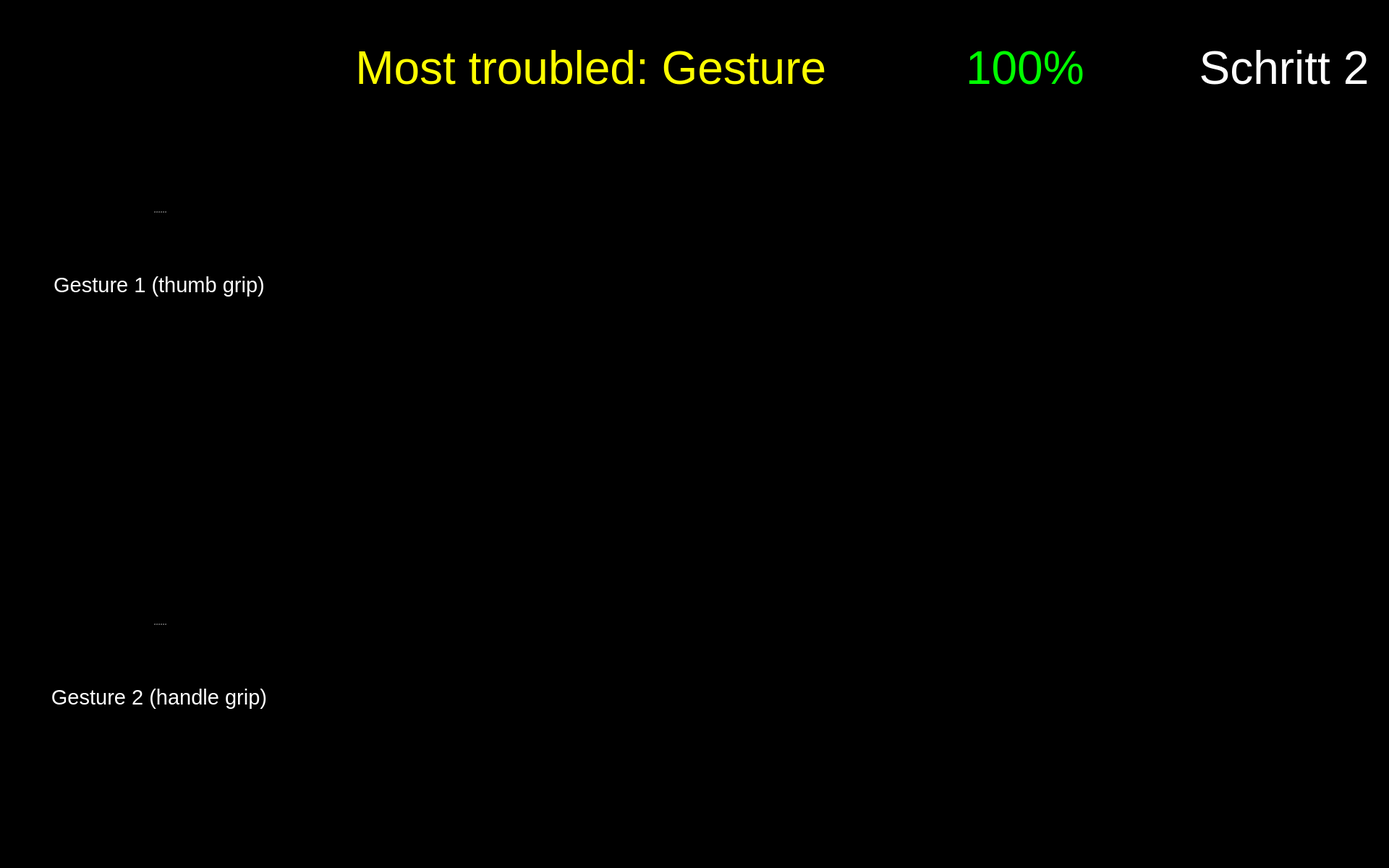
<?xml version="1.0" encoding="UTF-8"?>
<ui version="4.0">
 <class>Form</class>
 <widget class="QWidget" name="Form">
  <property name="geometry">
   <rect>
    <x>0</x>
    <y>0</y>
    <width>1920</width>
    <height>1200</height>
   </rect>
  </property>
  <property name="maximumSize">
   <size>
    <width>1920</width>
    <height>1200</height>
   </size>
  </property>
  <property name="windowTitle">
   <string>Form</string>
  </property>
  <property name="styleSheet">
   <string notr="true">background-color: rgb(0, 0, 0);</string>
  </property>
  <widget class="QPushButton" name="button_nav_left">
   <property name="enabled">
    <bool>true</bool>
   </property>
   <property name="geometry">
    <rect>
     <x>800</x>
     <y>560</y>
     <width>150</width>
     <height>150</height>
    </rect>
   </property>
   <property name="minimumSize">
    <size>
     <width>81</width>
     <height>81</height>
    </size>
   </property>
   <property name="maximumSize">
    <size>
     <width>150</width>
     <height>150</height>
    </size>
   </property>
   <property name="cursor">
    <cursorShape>OpenHandCursor</cursorShape>
   </property>
   <property name="focusPolicy">
    <enum>Qt::WheelFocus</enum>
   </property>
   <property name="contextMenuPolicy">
    <enum>Qt::DefaultContextMenu</enum>
   </property>
   <property name="layoutDirection">
    <enum>Qt::LeftToRight</enum>
   </property>
   <property name="autoFillBackground">
    <bool>false</bool>
   </property>
   <property name="styleSheet">
    <string notr="true"/>
   </property>
   <property name="icon">
    <iconset resource="resources/res.qrc">
     <normaloff>:/buttons/Button Left.svg</normaloff>:/buttons/Button Left.svg</iconset>
   </property>
   <property name="iconSize">
    <size>
     <width>144</width>
     <height>144</height>
    </size>
   </property>
   <property name="autoDefault">
    <bool>false</bool>
   </property>
   <property name="default">
    <bool>false</bool>
   </property>
   <property name="flat">
    <bool>true</bool>
   </property>
  </widget>
  <widget class="QPushButton" name="button_nav_right">
   <property name="enabled">
    <bool>true</bool>
   </property>
   <property name="geometry">
    <rect>
     <x>960</x>
     <y>560</y>
     <width>150</width>
     <height>150</height>
    </rect>
   </property>
   <property name="minimumSize">
    <size>
     <width>81</width>
     <height>81</height>
    </size>
   </property>
   <property name="maximumSize">
    <size>
     <width>150</width>
     <height>150</height>
    </size>
   </property>
   <property name="cursor">
    <cursorShape>OpenHandCursor</cursorShape>
   </property>
   <property name="focusPolicy">
    <enum>Qt::WheelFocus</enum>
   </property>
   <property name="contextMenuPolicy">
    <enum>Qt::DefaultContextMenu</enum>
   </property>
   <property name="layoutDirection">
    <enum>Qt::LeftToRight</enum>
   </property>
   <property name="autoFillBackground">
    <bool>false</bool>
   </property>
   <property name="styleSheet">
    <string notr="true"/>
   </property>
   <property name="icon">
    <iconset resource="resources/res.qrc">
     <normaloff>:/buttons/Button Right.svg</normaloff>:/buttons/Button Right.svg</iconset>
   </property>
   <property name="iconSize">
    <size>
     <width>144</width>
     <height>144</height>
    </size>
   </property>
   <property name="autoDefault">
    <bool>false</bool>
   </property>
   <property name="default">
    <bool>false</bool>
   </property>
   <property name="flat">
    <bool>true</bool>
   </property>
  </widget>
  <widget class="QWidget" name="widget_score" native="true">
   <property name="geometry">
    <rect>
     <x>1180</x>
     <y>20</y>
     <width>450</width>
     <height>150</height>
    </rect>
   </property>
   <widget class="QWidget" name="horizontalLayoutWidget_2">
    <property name="geometry">
     <rect>
      <x>-1</x>
      <y>-1</y>
      <width>451</width>
      <height>152</height>
     </rect>
    </property>
    <layout class="QHBoxLayout" name="horizontalLayout_2">
     <item>
      <widget class="QLabel" name="score_flag">
       <property name="enabled">
        <bool>true</bool>
       </property>
       <property name="sizePolicy">
        <sizepolicy hsizetype="Preferred" vsizetype="Preferred">
         <horstretch>0</horstretch>
         <verstretch>0</verstretch>
        </sizepolicy>
       </property>
       <property name="maximumSize">
        <size>
         <width>150</width>
         <height>150</height>
        </size>
       </property>
       <property name="text">
        <string/>
       </property>
       <property name="pixmap">
        <pixmap resource="resources/res.qrc">:/img/Score Flag.svg</pixmap>
       </property>
      </widget>
     </item>
     <item>
      <widget class="QLabel" name="label_text_score">
       <property name="font">
        <font>
         <pointsize>48</pointsize>
        </font>
       </property>
       <property name="styleSheet">
        <string notr="true">color: rgb(0, 255, 0);</string>
       </property>
       <property name="text">
        <string>&lt;html&gt;&lt;head/&gt;&lt;body&gt;&lt;p&gt;&lt;span style=&quot; color:#00ff00;&quot;&gt;100%&lt;/span&gt;&lt;/p&gt;&lt;/body&gt;&lt;/html&gt;</string>
       </property>
       <property name="alignment">
        <set>Qt::AlignLeading|Qt::AlignLeft|Qt::AlignVCenter</set>
       </property>
       <property name="wordWrap">
        <bool>true</bool>
       </property>
      </widget>
     </item>
    </layout>
   </widget>
  </widget>
  <widget class="QPushButton" name="button_exit">
   <property name="enabled">
    <bool>true</bool>
   </property>
   <property name="geometry">
    <rect>
     <x>1760</x>
     <y>1040</y>
     <width>150</width>
     <height>150</height>
    </rect>
   </property>
   <property name="minimumSize">
    <size>
     <width>81</width>
     <height>81</height>
    </size>
   </property>
   <property name="maximumSize">
    <size>
     <width>150</width>
     <height>150</height>
    </size>
   </property>
   <property name="cursor">
    <cursorShape>OpenHandCursor</cursorShape>
   </property>
   <property name="focusPolicy">
    <enum>Qt::WheelFocus</enum>
   </property>
   <property name="contextMenuPolicy">
    <enum>Qt::DefaultContextMenu</enum>
   </property>
   <property name="icon">
    <iconset resource="resources/res.qrc">
     <normaloff>:/buttons/Button Exit.svg</normaloff>:/buttons/Button Exit.svg</iconset>
   </property>
   <property name="iconSize">
    <size>
     <width>144</width>
     <height>144</height>
    </size>
   </property>
   <property name="autoDefault">
    <bool>false</bool>
   </property>
   <property name="default">
    <bool>false</bool>
   </property>
   <property name="flat">
    <bool>true</bool>
   </property>
  </widget>
  <widget class="QLabel" name="label_plot_2">
   <property name="geometry">
    <rect>
     <x>490</x>
     <y>760</y>
     <width>850</width>
     <height>340</height>
    </rect>
   </property>
   <property name="maximumSize">
    <size>
     <width>1200</width>
     <height>480</height>
    </size>
   </property>
   <property name="font">
    <font>
     <pointsize>48</pointsize>
    </font>
   </property>
   <property name="styleSheet">
    <string notr="true">color: rgb(255, 255, 255);</string>
   </property>
   <property name="text">
    <string/>
   </property>
   <property name="scaledContents">
    <bool>true</bool>
   </property>
  </widget>
  <widget class="QLabel" name="icon_expert_2">
   <property name="enabled">
    <bool>true</bool>
   </property>
   <property name="geometry">
    <rect>
     <x>490</x>
     <y>810</y>
     <width>100</width>
     <height>100</height>
    </rect>
   </property>
   <property name="sizePolicy">
    <sizepolicy hsizetype="Preferred" vsizetype="Preferred">
     <horstretch>0</horstretch>
     <verstretch>0</verstretch>
    </sizepolicy>
   </property>
   <property name="maximumSize">
    <size>
     <width>100</width>
     <height>100</height>
    </size>
   </property>
   <property name="text">
    <string/>
   </property>
   <property name="pixmap">
    <pixmap resource="resources/res.qrc">:/img/Icon Expert.png</pixmap>
   </property>
   <property name="scaledContents">
    <bool>true</bool>
   </property>
  </widget>
  <widget class="QLabel" name="icon_reaction_2">
   <property name="enabled">
    <bool>true</bool>
   </property>
   <property name="geometry">
    <rect>
     <x>1400</x>
     <y>820</y>
     <width>200</width>
     <height>200</height>
    </rect>
   </property>
   <property name="sizePolicy">
    <sizepolicy hsizetype="Preferred" vsizetype="Preferred">
     <horstretch>0</horstretch>
     <verstretch>0</verstretch>
    </sizepolicy>
   </property>
   <property name="maximumSize">
    <size>
     <width>200</width>
     <height>200</height>
    </size>
   </property>
   <property name="text">
    <string/>
   </property>
   <property name="scaledContents">
    <bool>true</bool>
   </property>
  </widget>
  <widget class="QLabel" name="label_plot_1">
   <property name="geometry">
    <rect>
     <x>490</x>
     <y>180</y>
     <width>850</width>
     <height>340</height>
    </rect>
   </property>
   <property name="maximumSize">
    <size>
     <width>1200</width>
     <height>480</height>
    </size>
   </property>
   <property name="font">
    <font>
     <pointsize>48</pointsize>
    </font>
   </property>
   <property name="styleSheet">
    <string notr="true">color: rgb(255, 255, 255);</string>
   </property>
   <property name="text">
    <string/>
   </property>
   <property name="scaledContents">
    <bool>true</bool>
   </property>
  </widget>
  <widget class="QLabel" name="icon_newbie_1">
   <property name="enabled">
    <bool>true</bool>
   </property>
   <property name="geometry">
    <rect>
     <x>490</x>
     <y>380</y>
     <width>100</width>
     <height>100</height>
    </rect>
   </property>
   <property name="sizePolicy">
    <sizepolicy hsizetype="Preferred" vsizetype="Preferred">
     <horstretch>0</horstretch>
     <verstretch>0</verstretch>
    </sizepolicy>
   </property>
   <property name="maximumSize">
    <size>
     <width>100</width>
     <height>100</height>
    </size>
   </property>
   <property name="text">
    <string/>
   </property>
   <property name="pixmap">
    <pixmap resource="resources/res.qrc">:/img/Icon User.png</pixmap>
   </property>
   <property name="scaledContents">
    <bool>true</bool>
   </property>
  </widget>
  <widget class="QLabel" name="image_step">
   <property name="geometry">
    <rect>
     <x>1650</x>
     <y>170</y>
     <width>250</width>
     <height>250</height>
    </rect>
   </property>
   <property name="font">
    <font>
     <pointsize>48</pointsize>
    </font>
   </property>
   <property name="styleSheet">
    <string notr="true">color: rgb(255, 255, 255);</string>
   </property>
   <property name="text">
    <string/>
   </property>
   <property name="pixmap">
    <pixmap resource="resources/res.qrc">:/detected steps/Detected Step2 Button.png</pixmap>
   </property>
   <property name="alignment">
    <set>Qt::AlignCenter</set>
   </property>
   <property name="wordWrap">
    <bool>true</bool>
   </property>
  </widget>
  <widget class="QLabel" name="icon_expert_1">
   <property name="enabled">
    <bool>true</bool>
   </property>
   <property name="geometry">
    <rect>
     <x>490</x>
     <y>220</y>
     <width>100</width>
     <height>100</height>
    </rect>
   </property>
   <property name="sizePolicy">
    <sizepolicy hsizetype="Preferred" vsizetype="Preferred">
     <horstretch>0</horstretch>
     <verstretch>0</verstretch>
    </sizepolicy>
   </property>
   <property name="maximumSize">
    <size>
     <width>100</width>
     <height>100</height>
    </size>
   </property>
   <property name="text">
    <string/>
   </property>
   <property name="pixmap">
    <pixmap resource="resources/res.qrc">:/img/Icon Expert.png</pixmap>
   </property>
   <property name="scaledContents">
    <bool>true</bool>
   </property>
  </widget>
  <widget class="QLabel" name="icon_newbie_2">
   <property name="enabled">
    <bool>true</bool>
   </property>
   <property name="geometry">
    <rect>
     <x>490</x>
     <y>960</y>
     <width>100</width>
     <height>100</height>
    </rect>
   </property>
   <property name="sizePolicy">
    <sizepolicy hsizetype="Preferred" vsizetype="Preferred">
     <horstretch>0</horstretch>
     <verstretch>0</verstretch>
    </sizepolicy>
   </property>
   <property name="maximumSize">
    <size>
     <width>100</width>
     <height>100</height>
    </size>
   </property>
   <property name="text">
    <string/>
   </property>
   <property name="pixmap">
    <pixmap resource="resources/res.qrc">:/img/Icon User.png</pixmap>
   </property>
   <property name="scaledContents">
    <bool>true</bool>
   </property>
  </widget>
  <widget class="QLabel" name="icon_reaction_1">
   <property name="enabled">
    <bool>true</bool>
   </property>
   <property name="geometry">
    <rect>
     <x>1400</x>
     <y>250</y>
     <width>200</width>
     <height>200</height>
    </rect>
   </property>
   <property name="sizePolicy">
    <sizepolicy hsizetype="Preferred" vsizetype="Preferred">
     <horstretch>0</horstretch>
     <verstretch>0</verstretch>
    </sizepolicy>
   </property>
   <property name="maximumSize">
    <size>
     <width>200</width>
     <height>200</height>
    </size>
   </property>
   <property name="text">
    <string/>
   </property>
   <property name="scaledContents">
    <bool>true</bool>
   </property>
  </widget>
  <widget class="QLabel" name="label_trouble">
   <property name="geometry">
    <rect>
     <x>260</x>
     <y>20</y>
     <width>900</width>
     <height>150</height>
    </rect>
   </property>
   <property name="font">
    <font>
     <family>Arial</family>
     <pointsize>48</pointsize>
     <weight>9</weight>
     <italic>false</italic>
     <bold>false</bold>
    </font>
   </property>
   <property name="styleSheet">
    <string notr="true">font: 75 48pt &quot;Arial&quot;;
color: rgb(255, 255, 0);</string>
   </property>
   <property name="text">
    <string>Most troubled: Gesture </string>
   </property>
   <property name="textFormat">
    <enum>Qt::RichText</enum>
   </property>
   <property name="alignment">
    <set>Qt::AlignRight|Qt::AlignTrailing|Qt::AlignVCenter</set>
   </property>
   <property name="wordWrap">
    <bool>true</bool>
   </property>
  </widget>
  <widget class="QLabel" name="label_text_step">
   <property name="geometry">
    <rect>
     <x>1650</x>
     <y>20</y>
     <width>250</width>
     <height>150</height>
    </rect>
   </property>
   <property name="font">
    <font>
     <family>Arial</family>
     <pointsize>48</pointsize>
     <weight>9</weight>
     <italic>false</italic>
     <bold>false</bold>
    </font>
   </property>
   <property name="styleSheet">
    <string notr="true">font: 75 48pt &quot;Arial&quot;;
color: rgb(255, 255, 255);</string>
   </property>
   <property name="text">
    <string>Schritt 2</string>
   </property>
   <property name="textFormat">
    <enum>Qt::RichText</enum>
   </property>
   <property name="alignment">
    <set>Qt::AlignCenter</set>
   </property>
   <property name="wordWrap">
    <bool>true</bool>
   </property>
  </widget>
  <widget class="QSplitter" name="splitter_3">
   <property name="geometry">
    <rect>
     <x>60</x>
     <y>210</y>
     <width>320</width>
     <height>282</height>
    </rect>
   </property>
   <property name="orientation">
    <enum>Qt::Vertical</enum>
   </property>
   <widget class="QLabel" name="image_required_2">
    <property name="maximumSize">
     <size>
      <width>320</width>
      <height>240</height>
     </size>
    </property>
    <property name="text">
     <string/>
    </property>
    <property name="pixmap">
     <pixmap resource="resources/res.qrc">:/img/step2_gesture1_2.png</pixmap>
    </property>
    <property name="scaledContents">
     <bool>true</bool>
    </property>
   </widget>
   <widget class="QLabel" name="text_required_2">
    <property name="font">
     <font>
      <family>Arial</family>
      <pointsize>22</pointsize>
      <weight>9</weight>
      <italic>false</italic>
      <bold>false</bold>
     </font>
    </property>
    <property name="styleSheet">
     <string notr="true">font: 75 22pt &quot;Arial&quot;;
color: rgb(255, 255, 255);</string>
    </property>
    <property name="text">
     <string>Gesture 1 (thumb grip)</string>
    </property>
    <property name="textFormat">
     <enum>Qt::PlainText</enum>
    </property>
    <property name="alignment">
     <set>Qt::AlignCenter</set>
    </property>
    <property name="wordWrap">
     <bool>true</bool>
    </property>
   </widget>
  </widget>
  <widget class="QSplitter" name="splitter_4">
   <property name="geometry">
    <rect>
     <x>60</x>
     <y>780</y>
     <width>320</width>
     <height>282</height>
    </rect>
   </property>
   <property name="orientation">
    <enum>Qt::Vertical</enum>
   </property>
   <widget class="QLabel" name="image_required_3">
    <property name="maximumSize">
     <size>
      <width>320</width>
      <height>240</height>
     </size>
    </property>
    <property name="text">
     <string/>
    </property>
    <property name="pixmap">
     <pixmap resource="resources/res.qrc">:/img/step1_gesture2.png</pixmap>
    </property>
    <property name="scaledContents">
     <bool>true</bool>
    </property>
   </widget>
   <widget class="QLabel" name="text_required_3">
    <property name="font">
     <font>
      <family>Arial</family>
      <pointsize>22</pointsize>
      <weight>9</weight>
      <italic>false</italic>
      <bold>false</bold>
     </font>
    </property>
    <property name="styleSheet">
     <string notr="true">font: 75 22pt &quot;Arial&quot;;
color: rgb(255, 255, 255);</string>
    </property>
    <property name="text">
     <string>Gesture 2 (handle grip)</string>
    </property>
    <property name="textFormat">
     <enum>Qt::PlainText</enum>
    </property>
    <property name="alignment">
     <set>Qt::AlignCenter</set>
    </property>
    <property name="wordWrap">
     <bool>true</bool>
    </property>
   </widget>
  </widget>
  <widget class="QLabel" name="no_sign_1">
   <property name="geometry">
    <rect>
     <x>60</x>
     <y>780</y>
     <width>80</width>
     <height>80</height>
    </rect>
   </property>
   <property name="maximumSize">
    <size>
     <width>80</width>
     <height>80</height>
    </size>
   </property>
   <property name="text">
    <string/>
   </property>
   <property name="pixmap">
    <pixmap resource="resources/res.qrc">:/img/No Sign.svg</pixmap>
   </property>
  </widget>
 </widget>
 <resources>
  <include location="resources/res.qrc"/>
 </resources>
 <connections/>
</ui>
